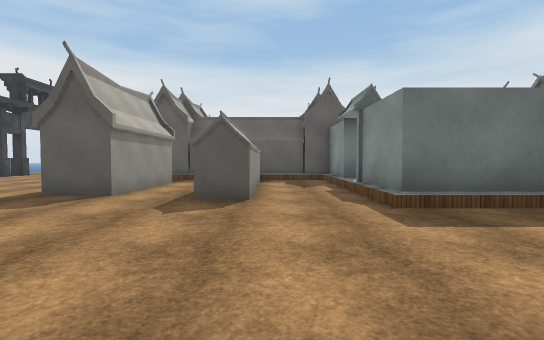
View 1 (above)

18 first-person views from a walk through a scene from a Unity 3-D project. The camera is 1.3 m above the floor, tilts 2° down and sees 85° across. The floor is counted in squares, 2 m on a side. Each view is taken from the middle of a square. On the plan, view 1 faces up. The plan holds only what a view shows up to about 9 squares ahead; the rest is blank. The place goes on beyond the plan. The player character is not drawn. Some animated figures are left out. Some surface patterns are stand-ins.

View 2
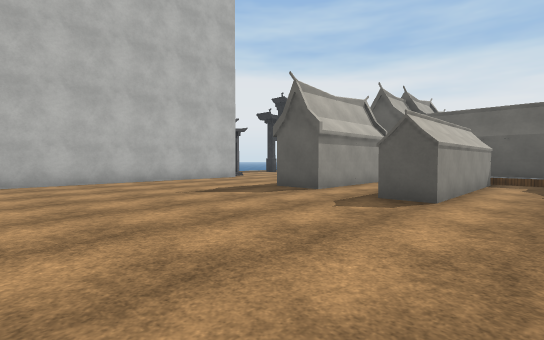

View 3
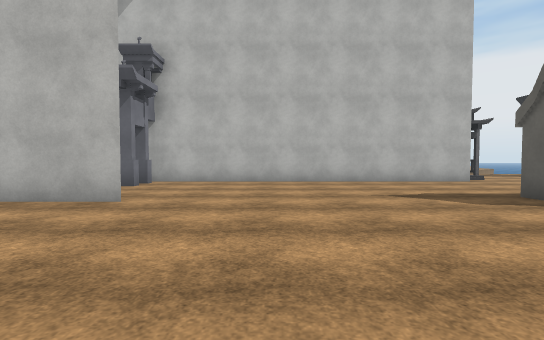

View 4
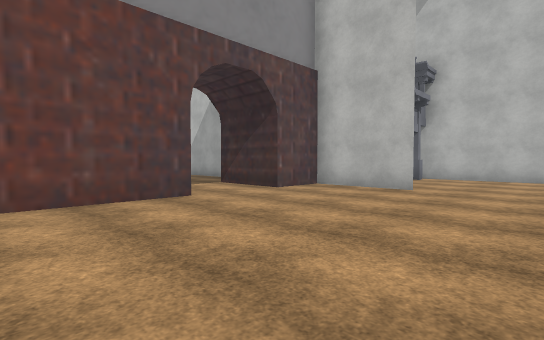

View 5
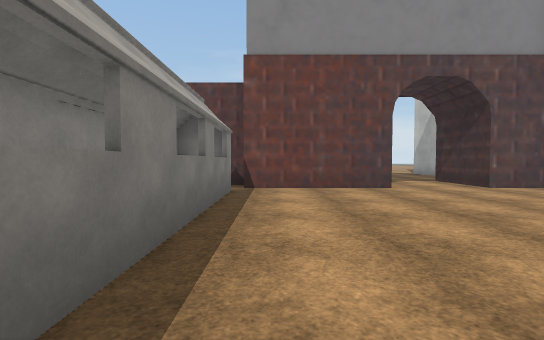

View 6
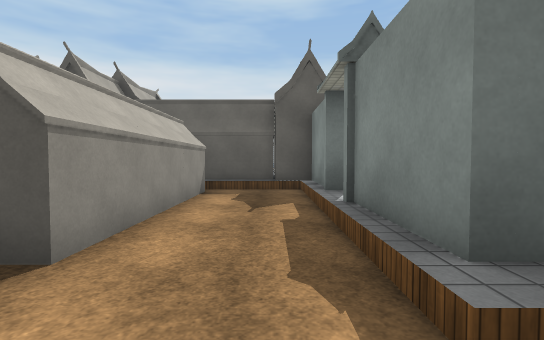

View 7
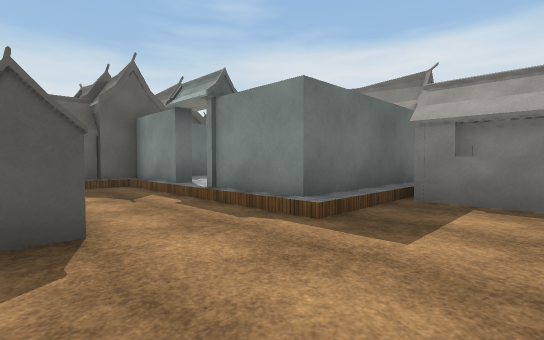

View 8
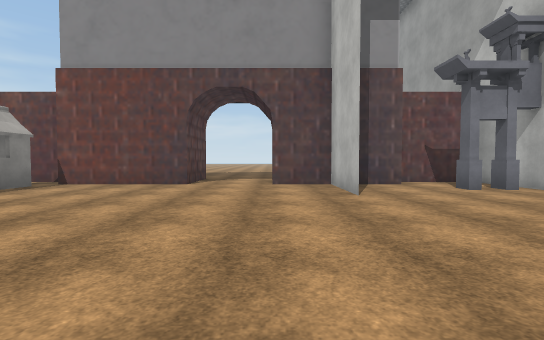

View 9
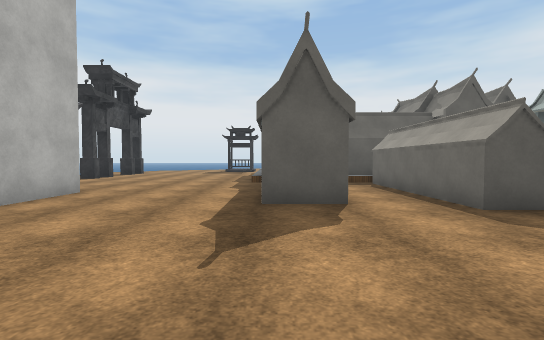

View 10
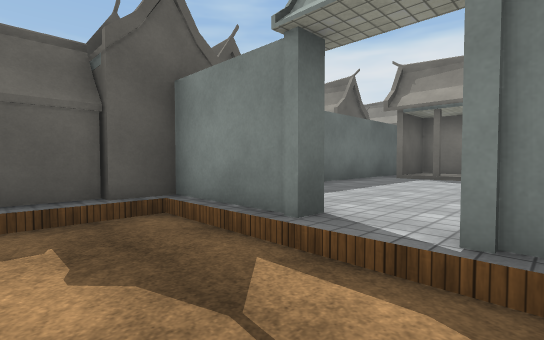

View 11
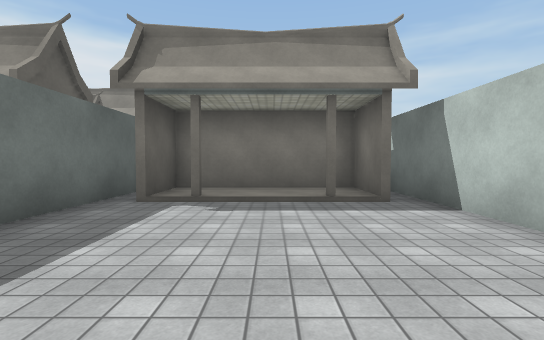

View 12
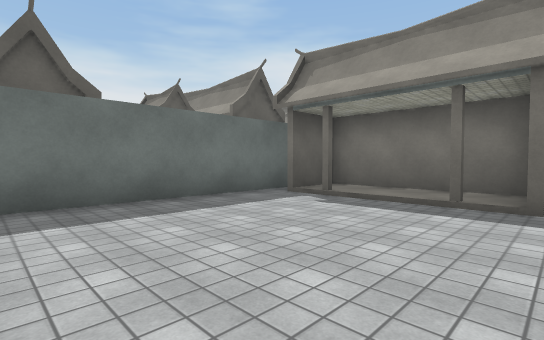

View 13
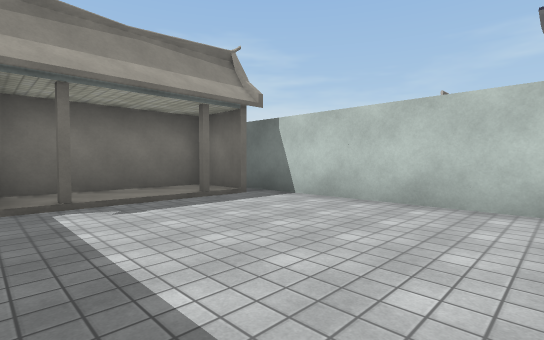

View 14
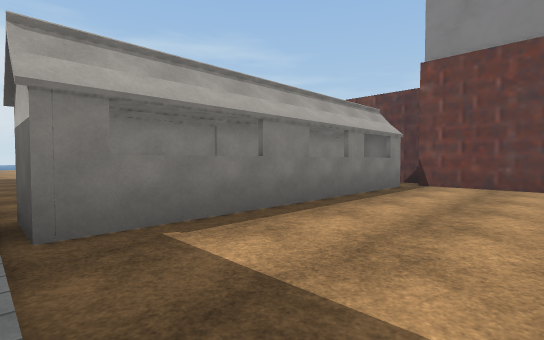

View 15
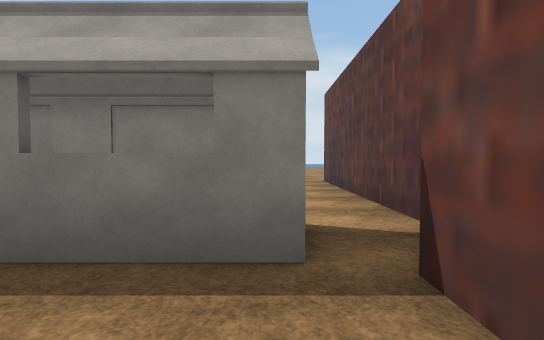

View 16
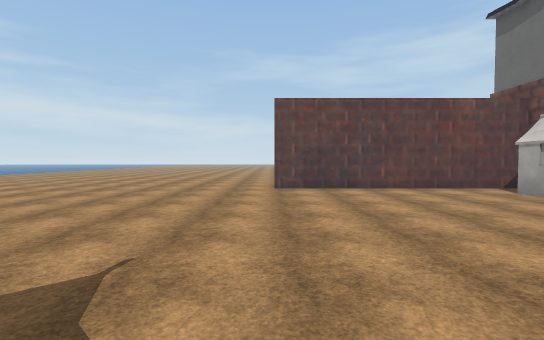

View 17
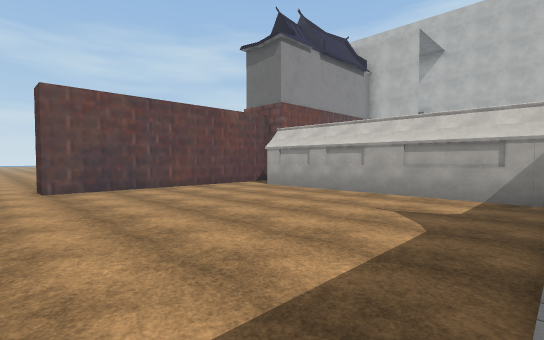

View 18
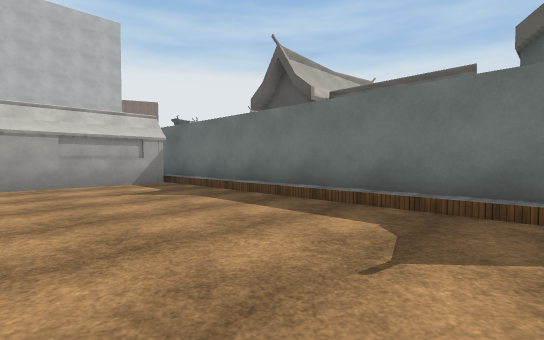

### Floor plan
Key: @ floor where view 1 was taken; # wall or solid block; . main floor; : floor 0.25 m higher than the main floor; + floor 0.5 m higher than the main floor; / step, stairs or slope; H house.
Columns run from 9 left of view 1 to 13 right of it. Each row starts with its distance up from view 1.
 11           #
 10 ..... #############
  9 ........#..#:::::##
  8 ..... #.#..#:::::##
  7  #.../#.#..::::::+#
  6  #...##.#..#:::::##
  5  #......#..#::::######H
  4  #.........######//////
  3  #...........##........
  2  #...........##........
  1  #...........##........
  0  #.......@...##........
 -1  #...........##........
 -2  #...#.......##........
 -3  ###.#.......##........
 -4  # #####.####..........
 -5        #.#  ########...
 -6        #.           ..

Where each view was taken, in squares from view 1:
view 1: 0 up, 0 right, facing up
view 2: 0 up, 1 right, facing up-left
view 3: 1 up, 1 right, facing left
view 4: 1 up, 3 right, facing down-left
view 5: 3 up, 3 right, facing down
view 6: 3 up, 1 right, facing up
view 7: 2 up, 1 left, facing up-right
view 8: 4 up, 2 left, facing down
view 9: 1 up, 4 left, facing up
view 10: 6 up, 0 right, facing up-right
view 11: 7 up, 3 right, facing right
view 12: 5 up, 3 right, facing up-right
view 13: 9 up, 3 right, facing down-right
view 14: 4 up, 1 right, facing down-right
view 15: 3 down, 2 right, facing right
view 16: 4 up, 11 right, facing down
view 17: 4 up, 12 right, facing down-left
view 18: 0 up, 13 right, facing up-left
